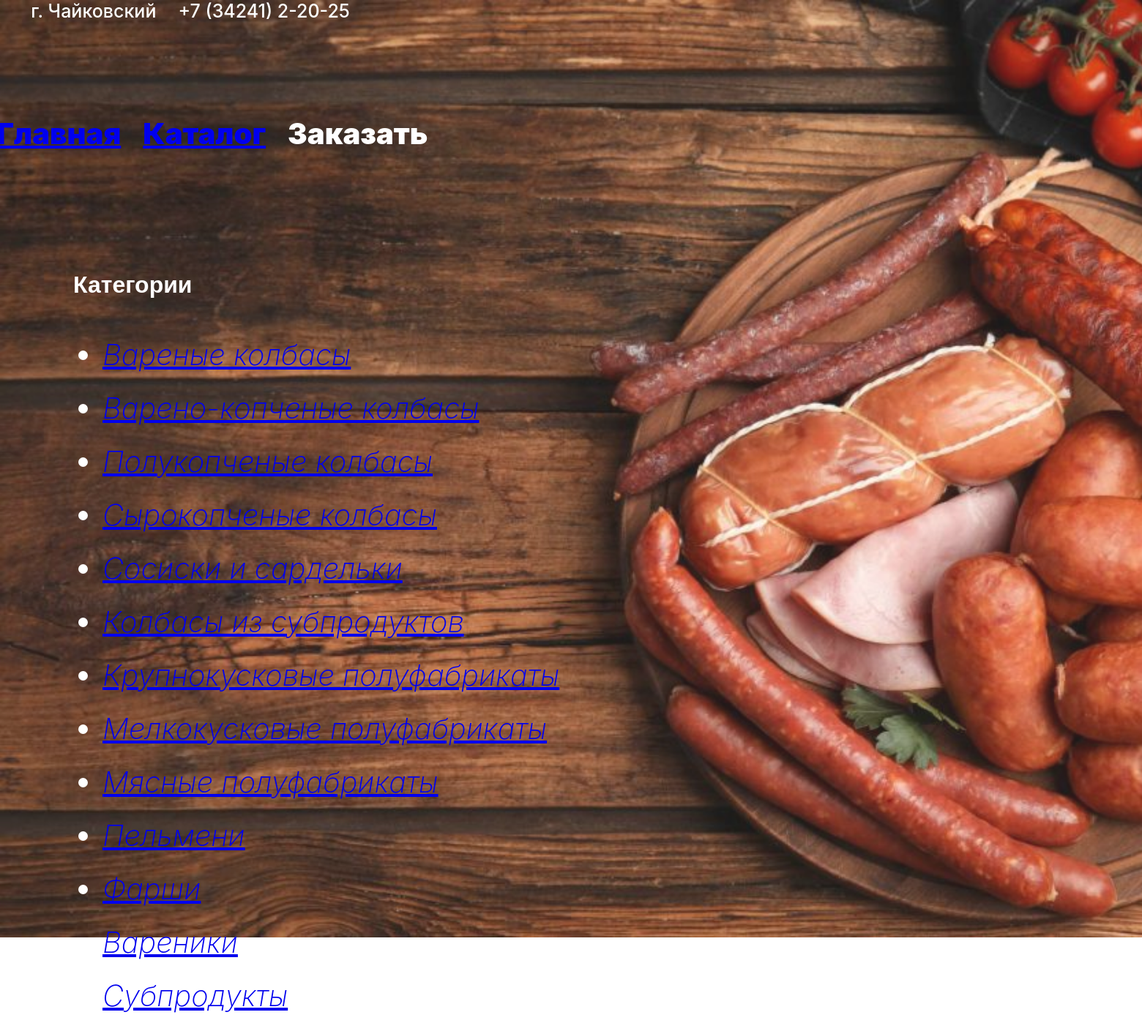
The page /category/ on the database its author committed.
### meat_prod/models.py (models this page shows, shortened)
class Category(models.Model):
    name = models.CharField(max_length=200,db_index=True)
    slug = models.SlugField(max_length=200, db_index=True, unique=True)

### meat_prod/views.py (the view)
# urls.py: path('category/', views.categories, name = 'category'),
def categories(request):
    categories = Category.objects.all()
    return render(request, 'category.html',{'categories': categories})

### meat_prod/templates/category.html (shortened to what this page needs)
{% extends 'base.html' %}
{% block content %}
<h1>Категории</h1>
<ul>
    {% for category in categories %}
        <li><a href="{% url 'product_list' category.id %}">{{ category.name }}</a></li>
    {% endfor %}
</ul>
{% endblock%}

### meat_prod/static/css/styles.css (style rules this page uses)
body { margin: 0; padding: 0; font-family: Arial, sans-serif; background-size: cover; background-position: center; }
ul { font-family: 'Inter'; font-style: italic; font-weight: 253; font-size: 40px; line-height: 73px; }

### rows shown on the page
Category: name "Вареные колбасы"
Category: name "Варено-копченые колбасы"
Category: name "Полукопченые колбасы"
Category: name "Сырокопченые колбасы"
Category: name "Сосиски и сардельки"
Category: name "Колбасы из субпродуктов"
Category: name "Крупнокусковые полуфабрикаты"
Category: name "Мелкокусковые полуфабрикаты"
Category: name "Мясные полуфабрикаты"
Category: name "Пельмени"
Category: name "Фарши"
Category: name "Вареники"
Category: name "Субпродукты"
